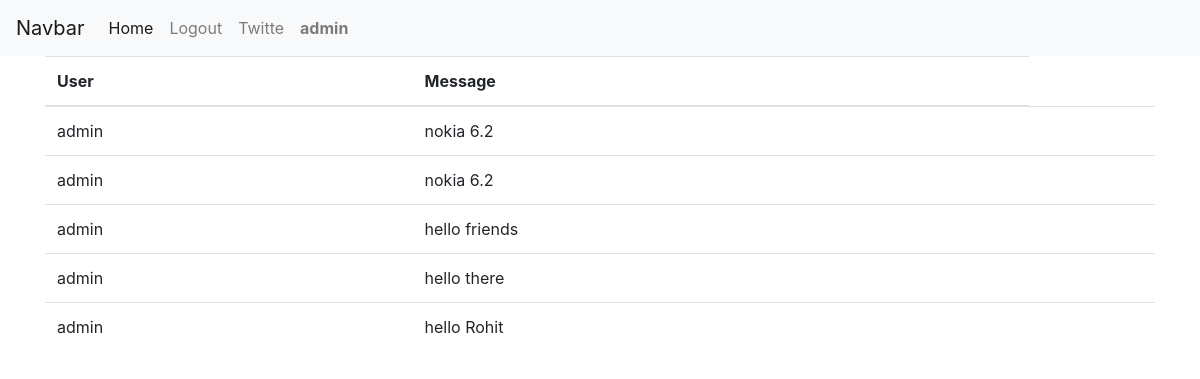
The app's page / (signed in) with its own data.
### chat/models.py (models this page shows, shortened)
class Twitte(models.Model):
    user = models.ForeignKey(User, on_delete=models.SET_NULL, null=True, blank=True)
    text = models.CharField(max_length=140, null=True, blank=True)
    created_ts = models.DateTimeField(auto_now_add=True)

### chat/views.py (the view)
# urls.py: path('', HomePage.as_view(), name="home"),
class HomePage(LoginRequiredMixin, ListView):
    model = Twitte
    template_name = 'home.html'
    login_url = reverse_lazy('login')

### chat/templates/home.html (shortened to what this page needs)
{% extends 'base.html' %}
{% load crispy_forms_tags  %}
{% block container %}
  <div class="container">
      <div class="row">
          <div class="col">
              <table class="table">
                <thead>
                    <tr>
                        <th>User</th>
                        <th>Message</th>
                    </tr>
                </thead>
                <tbody>
                    {% for obj in object_list %}
                        <tr>
                            <td>{{obj.user.username}}</td>
                            <td>{{obj.text}}</td>
                            <td>
                            </td>
                        </tr>
                    {% endfor %}
                </tbody>
                </table>
          </div>
      </div>
</div>
{% endblock %}

### chat/templates/base.html (shortened to what this page needs)
<!doctype html>
<html lang="en">
  <head>
    <link rel="stylesheet" href="https://cdn.jsdelivr.net/npm/bootstrap@4.6.0/dist/css/bootstrap.min.css">
  </head>
  <body>
    <nav class="navbar navbar-expand-lg navbar-light bg-light">
  <a class="navbar-brand" href="#">Navbar</a>
  <div class="collapse navbar-collapse" id="navbarSupportedContent">
    <ul class="navbar-nav mr-auto">
      <li class="nav-item active">
        <a class="nav-link" href="{% url 'chat:home' %}">Home <span class="sr-only">(current)</span></a>
      </li>
      {% if user.is_authenticated %}
        <li class="nav-item">
          <a class="nav-link" href="{% url 'logout' %}">Logout</a>
        </li>
        <li class="nav-item">
          <a class="nav-link" href="{% url 'chat:twitte' %}">Twitte</a>
        </li>
        <li class="nav-item">
          <strong><a class="nav-link" >{{user.username}}</a></strong>
        </li>
      {% endif %}
    </ul>
  </div>
</nav>
    {% block container %}
    {% endblock %}
  </body>
</html>

### records on screen
Twitte: user.username "admin", text "nokia 6.2"
Twitte: user.username "admin", text "nokia 6.2"
Twitte: user.username "admin", text "hello friends"
Twitte: user.username "admin", text "hello there"
Twitte: user.username "admin", text "hello Rohit"

### other values on screen
{{ user.username }} "admin"
